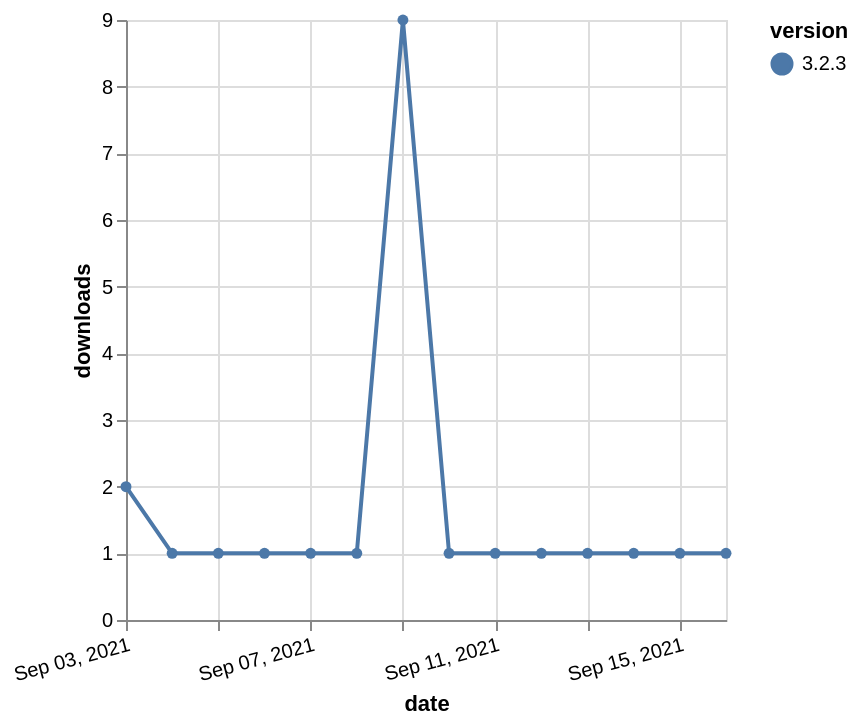

Express this chart as Vega-Lite.
### Vega-Lite specification from a JSON file in a GitHub repository (floating-point values rounded to 4 significant figures)
{"$schema": "https://vega.github.io/schema/vega-lite/v5.json", "description": "A simple bar chart with embedded data.", "data": {"values": [{"date": "2021-09-03", "total": 520, "delta": 2, "version": "3.2.3"}, {"date": "2021-09-04", "total": 521, "delta": 1, "version": "3.2.3"}, {"date": "2021-09-05", "total": 522, "delta": 1, "version": "3.2.3"}, {"date": "2021-09-06", "total": 523, "delta": 1, "version": "3.2.3"}, {"date": "2021-09-07", "total": 524, "delta": 1, "version": "3.2.3"}, {"date": "2021-09-08", "total": 525, "delta": 1, "version": "3.2.3"}, {"date": "2021-09-09", "total": 534, "delta": 9, "version": "3.2.3"}, {"date": "2021-09-10", "total": 535, "delta": 1, "version": "3.2.3"}, {"date": "2021-09-11", "total": 536, "delta": 1, "version": "3.2.3"}, {"date": "2021-09-12", "total": 537, "delta": 1, "version": "3.2.3"}, {"date": "2021-09-13", "total": 538, "delta": 1, "version": "3.2.3"}, {"date": "2021-09-14", "total": 539, "delta": 1, "version": "3.2.3"}, {"date": "2021-09-15", "total": 540, "delta": 1, "version": "3.2.3"}, {"date": "2021-09-16", "total": 541, "delta": 1, "version": "3.2.3"}]}, "width": "container", "mark": {"type": "line", "point": {"filled": true}}, "encoding": {"x": {"field": "date", "type": "temporal", "timeUnit": "yearmonthdate", "title": "date", "axis": {"labelAngle": -15}}, "y": {"field": "delta", "type": "quantitative", "title": "downloads"}, "color": {"field": "version", "type": "nominal"}, "tooltip": {"field": "delta"}}}
